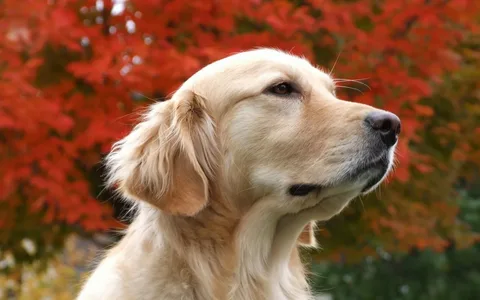
#> input picture Lab02/Task 2 Gvozdikov/dog.webp, 480 x 300 px
$ python main.py
#> lines starting #> are read from the running program, lines starting #| are printed output that depends on the picture
import cv2
import matplotlib.pyplot as plt

image = cv2.imread('dog.webp')
#> image is the input picture: shape (300, 480, 3); mean B, G, R 62.2, 90.6, 136.3

image_rgb = cv2.cvtColor(image, cv2.COLOR_BGR2RGB)

R, G, B = image_rgb[:,:,0], image_rgb[:,:,1], image_rgb[:,:,2]
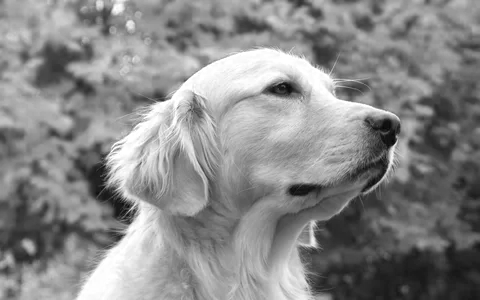
#> R: shape (300, 480); min 5, max 255, mean 136.3
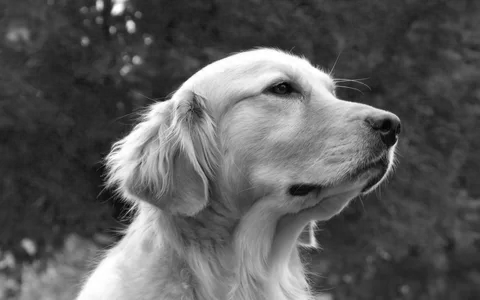
#> G: shape (300, 480); min 1, max 255, mean 90.6
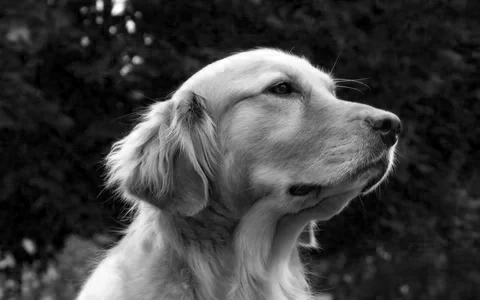
#> B: shape (300, 480); min 0, max 255, mean 62.2

plt.figure(figsize=(12,4))

plt.subplot(1,3,1)
plt.imshow(R, cmap='Reds')
plt.title('Красный канал')
plt.axis('off')

plt.subplot(1,3,2)
plt.imshow(G, cmap='Greens')
plt.title('Зеленый канал')
plt.axis('off')

plt.subplot(1,3,3)
plt.imshow(B, cmap='Blues')
plt.title('Синий канал')
plt.axis('off')

plt.show()
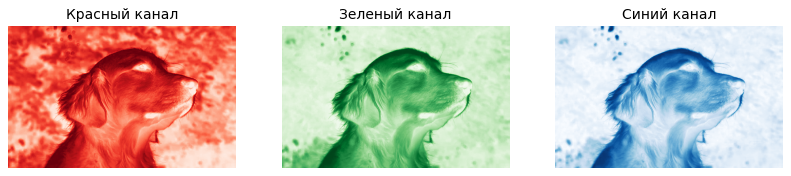
#> figure drawn by matplotlib, 3 panels

colors = ('r','g','b')
channels = (R,G,B)

plt.figure(figsize=(8,5))
for chan, color in zip(channels, colors):
    hist = cv2.calcHist([chan],[0],None,[256],[0,256])
    plt.plot(hist, color=color)
    plt.xlim([0,256])
#> this loop made 3 passes
#> color on passes 1 to 3: 'r', 'g', 'b'

plt.title('Гистограммы каналов RGB')
plt.xlabel('Интенсивность')
plt.ylabel('Количество пикселей')
plt.show()
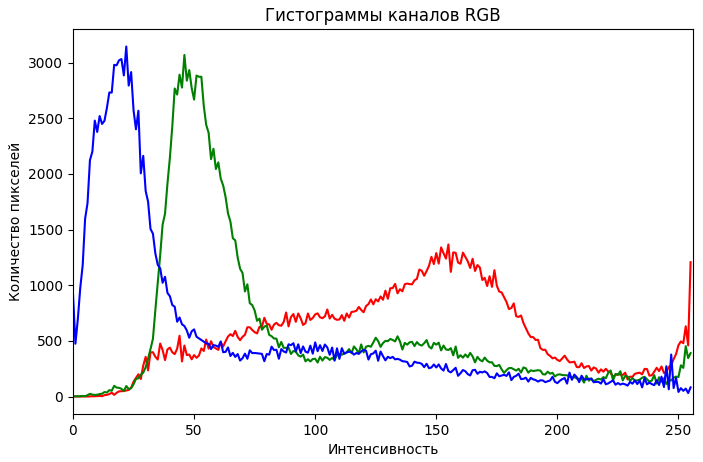
#> figure drawn by matplotlib, 1 panel; curve peaks at x = 155, y = 1366; curve peaks at x = 46, y = 3069; curve peaks at x = 22, y = 3145
